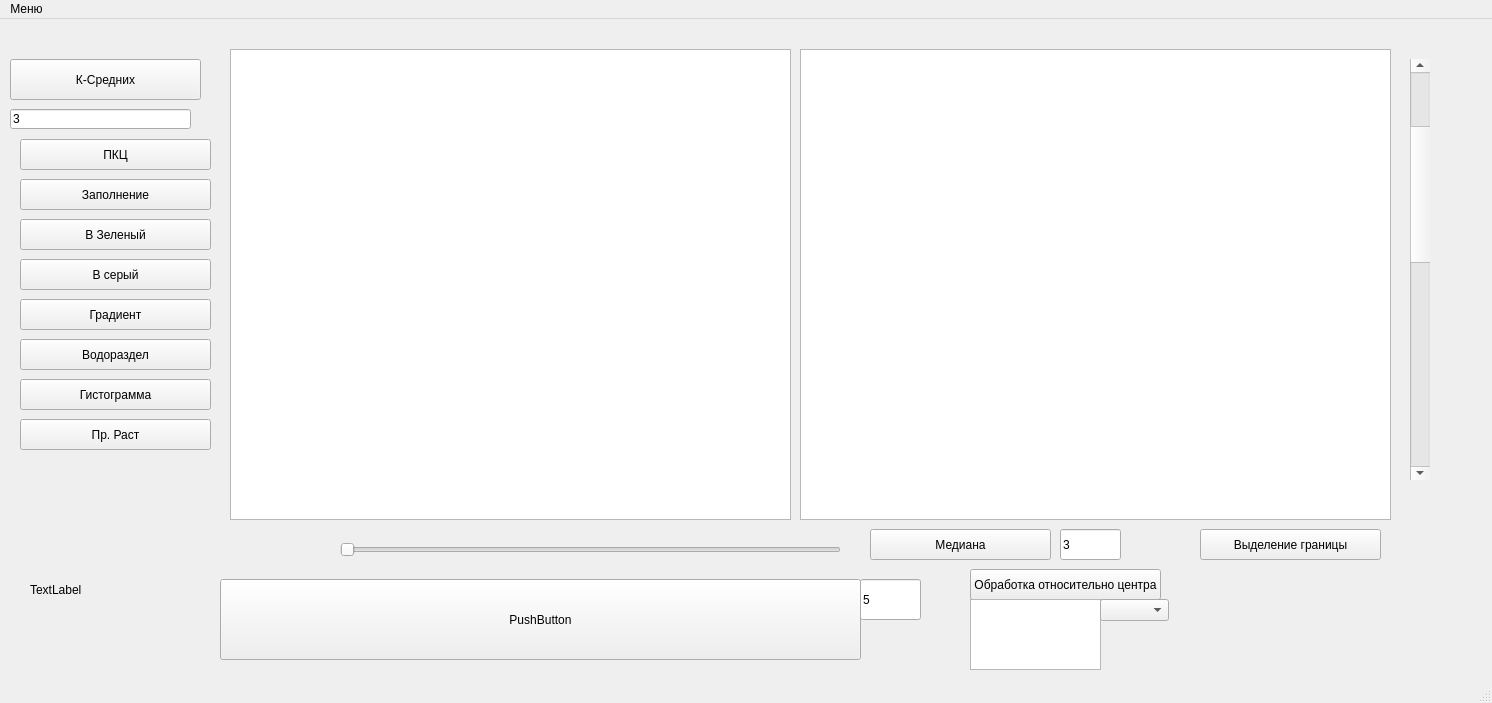
<?xml version="1.0" encoding="UTF-8"?>
<ui version="4.0">
 <class>MainWindow</class>
 <widget class="QMainWindow" name="MainWindow">
  <property name="geometry">
   <rect>
    <x>0</x>
    <y>0</y>
    <width>1492</width>
    <height>703</height>
   </rect>
  </property>
  <property name="windowTitle">
   <string>MainWindow</string>
  </property>
  <widget class="QWidget" name="centralwidget">
   <widget class="QGraphicsView" name="srcGrView">
    <property name="geometry">
     <rect>
      <x>230</x>
      <y>30</y>
      <width>561</width>
      <height>471</height>
     </rect>
    </property>
   </widget>
   <widget class="QPushButton" name="pushButton">
    <property name="geometry">
     <rect>
      <x>220</x>
      <y>560</y>
      <width>641</width>
      <height>81</height>
     </rect>
    </property>
    <property name="text">
     <string>PushButton</string>
    </property>
   </widget>
   <widget class="QGraphicsView" name="dstGrView">
    <property name="geometry">
     <rect>
      <x>800</x>
      <y>30</y>
      <width>591</width>
      <height>471</height>
     </rect>
    </property>
   </widget>
   <widget class="QLineEdit" name="lineEdit">
    <property name="geometry">
     <rect>
      <x>860</x>
      <y>560</y>
      <width>61</width>
      <height>41</height>
     </rect>
    </property>
    <property name="text">
     <string>5</string>
    </property>
   </widget>
   <widget class="QScrollBar" name="verticalScrollBar">
    <property name="geometry">
     <rect>
      <x>1410</x>
      <y>40</y>
      <width>20</width>
      <height>421</height>
     </rect>
    </property>
    <property name="minimum">
     <number>1</number>
    </property>
    <property name="maximum">
     <number>20</number>
    </property>
    <property name="value">
     <number>5</number>
    </property>
    <property name="orientation">
     <enum>Qt::Vertical</enum>
    </property>
   </widget>
   <widget class="QSlider" name="horizontalSlider">
    <property name="geometry">
     <rect>
      <x>340</x>
      <y>520</y>
      <width>501</width>
      <height>21</height>
     </rect>
    </property>
    <property name="maximum">
     <number>255</number>
    </property>
    <property name="orientation">
     <enum>Qt::Horizontal</enum>
    </property>
   </widget>
   <widget class="QPushButton" name="pushButton_2">
    <property name="geometry">
     <rect>
      <x>870</x>
      <y>510</y>
      <width>181</width>
      <height>31</height>
     </rect>
    </property>
    <property name="text">
     <string>Медиана</string>
    </property>
   </widget>
   <widget class="QPushButton" name="pushButton_3">
    <property name="geometry">
     <rect>
      <x>1200</x>
      <y>510</y>
      <width>181</width>
      <height>31</height>
     </rect>
    </property>
    <property name="text">
     <string>Выделение границы</string>
    </property>
   </widget>
   <widget class="QPushButton" name="Assimetrya">
    <property name="geometry">
     <rect>
      <x>970</x>
      <y>550</y>
      <width>191</width>
      <height>31</height>
     </rect>
    </property>
    <property name="text">
     <string>Обработка относительно центра</string>
    </property>
   </widget>
   <widget class="QTextBrowser" name="textBrowser_2">
    <property name="geometry">
     <rect>
      <x>970</x>
      <y>580</y>
      <width>131</width>
      <height>71</height>
     </rect>
    </property>
   </widget>
   <widget class="QComboBox" name="comboBox">
    <property name="geometry">
     <rect>
      <x>1100</x>
      <y>580</y>
      <width>69</width>
      <height>22</height>
     </rect>
    </property>
   </widget>
   <widget class="QLineEdit" name="lineEdit_2">
    <property name="geometry">
     <rect>
      <x>1060</x>
      <y>510</y>
      <width>61</width>
      <height>31</height>
     </rect>
    </property>
    <property name="text">
     <string>3</string>
    </property>
   </widget>
   <widget class="QPushButton" name="pushButton_5">
    <property name="geometry">
     <rect>
      <x>20</x>
      <y>120</y>
      <width>191</width>
      <height>31</height>
     </rect>
    </property>
    <property name="text">
     <string>ПКЦ</string>
    </property>
   </widget>
   <widget class="QPushButton" name="pushButton_6">
    <property name="geometry">
     <rect>
      <x>20</x>
      <y>160</y>
      <width>191</width>
      <height>31</height>
     </rect>
    </property>
    <property name="text">
     <string>Заполнение</string>
    </property>
   </widget>
   <widget class="QPushButton" name="pushButton_7">
    <property name="geometry">
     <rect>
      <x>20</x>
      <y>200</y>
      <width>191</width>
      <height>31</height>
     </rect>
    </property>
    <property name="text">
     <string>В Зеленый</string>
    </property>
   </widget>
   <widget class="QPushButton" name="pushButton_8">
    <property name="geometry">
     <rect>
      <x>20</x>
      <y>240</y>
      <width>191</width>
      <height>31</height>
     </rect>
    </property>
    <property name="text">
     <string>В серый</string>
    </property>
   </widget>
   <widget class="QPushButton" name="pushButton_9">
    <property name="geometry">
     <rect>
      <x>20</x>
      <y>280</y>
      <width>191</width>
      <height>31</height>
     </rect>
    </property>
    <property name="text">
     <string>Градиент</string>
    </property>
   </widget>
   <widget class="QPushButton" name="pushButton_10">
    <property name="geometry">
     <rect>
      <x>20</x>
      <y>320</y>
      <width>191</width>
      <height>31</height>
     </rect>
    </property>
    <property name="text">
     <string>Водораздел</string>
    </property>
   </widget>
   <widget class="QPushButton" name="pushButton_11">
    <property name="geometry">
     <rect>
      <x>20</x>
      <y>360</y>
      <width>191</width>
      <height>31</height>
     </rect>
    </property>
    <property name="text">
     <string>Гистограмма</string>
    </property>
   </widget>
   <widget class="QPushButton" name="pushButton_13">
    <property name="geometry">
     <rect>
      <x>20</x>
      <y>400</y>
      <width>191</width>
      <height>31</height>
     </rect>
    </property>
    <property name="text">
     <string>Пр. Раст</string>
    </property>
   </widget>
   <widget class="QPushButton" name="pushButton_14">
    <property name="geometry">
     <rect>
      <x>10</x>
      <y>40</y>
      <width>191</width>
      <height>41</height>
     </rect>
    </property>
    <property name="text">
     <string>К-Средних</string>
    </property>
   </widget>
   <widget class="QLineEdit" name="lineEdit_3">
    <property name="geometry">
     <rect>
      <x>10</x>
      <y>90</y>
      <width>181</width>
      <height>20</height>
     </rect>
    </property>
    <property name="text">
     <string>3</string>
    </property>
   </widget>
   <widget class="QLabel" name="label">
    <property name="geometry">
     <rect>
      <x>30</x>
      <y>530</y>
      <width>161</width>
      <height>81</height>
     </rect>
    </property>
    <property name="text">
     <string>TextLabel</string>
    </property>
   </widget>
  </widget>
  <widget class="QMenuBar" name="menubar">
   <property name="geometry">
    <rect>
     <x>0</x>
     <y>0</y>
     <width>1492</width>
     <height>21</height>
    </rect>
   </property>
   <widget class="QMenu" name="menu">
    <property name="title">
     <string>Меню</string>
    </property>
    <addaction name="action"/>
   </widget>
   <addaction name="menu"/>
  </widget>
  <widget class="QStatusBar" name="statusbar"/>
  <action name="action">
   <property name="text">
    <string>Открыть</string>
   </property>
  </action>
 </widget>
 <resources/>
 <connections/>
</ui>
